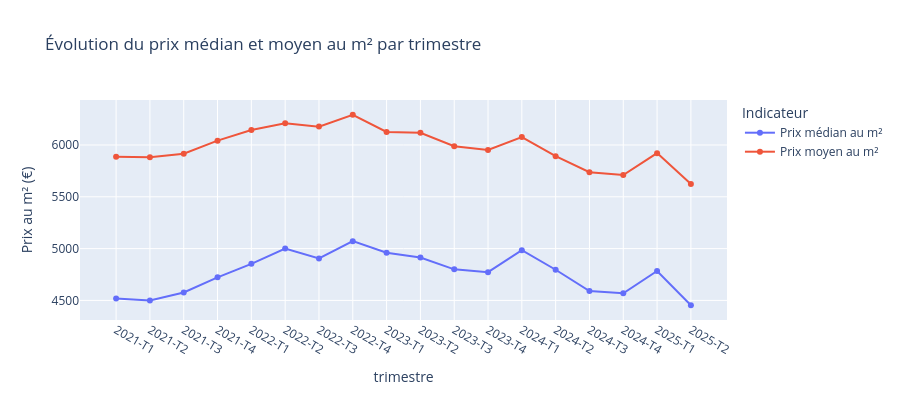
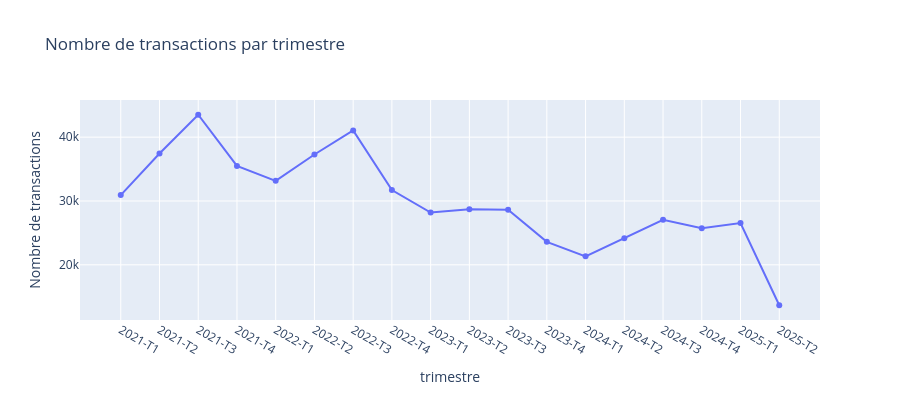

The cell these charts' notebook holds for them, in order:
### Markdown cell above
#### Evolution du prix au mètre carré par trimestre

### Code cell
# Calculer le prix médian et moyen par trimestre
evolution_prix = train.groupby('trimestre')['prix_m2'].agg(['count', 'median', 'mean']).reset_index()
evolution_prix.columns = ['trimestre', 'nombre_transactions', 'prix_median_m2', 'prix_moyen_m2']

# Graphique 1 : Prix médian et moyen au m² par trimestre
fig_prix = go.Figure()
fig_prix.add_trace(go.Scatter(
    x=evolution_prix['trimestre'],
    y=evolution_prix['prix_median_m2'],
    mode='lines+markers',
    name='Prix médian au m²'
))
fig_prix.add_trace(go.Scatter(
    x=evolution_prix['trimestre'],
    y=evolution_prix['prix_moyen_m2'],
    mode='lines+markers',
    name='Prix moyen au m²'
))
fig_prix.update_layout(
    title="Évolution du prix médian et moyen au m² par trimestre",
    xaxis_title="trimestre",
    yaxis_title="Prix au m² (€)",
    hovermode='x unified',
    legend_title='Indicateur',
    height=400,
    font=dict(size=12)
)
fig_prix.show()

# Graphique 2 : Nombre de transactions par trimestre
fig_tx = go.Figure()
fig_tx.add_trace(go.Scatter(
    x=evolution_prix['trimestre'],
    y=evolution_prix['nombre_transactions'],
    mode='lines+markers',
    name='Nombre de transactions'
))
fig_tx.update_layout(
    title="Nombre de transactions par trimestre",
    xaxis_title="trimestre",
    yaxis_title="Nombre de transactions",
    hovermode='x unified',
    height=400,
    font=dict(size=12)
)
fig_tx.show()

### Figure 1 — Plotly figure (JSON) as saved in the notebook; plotly's stock layout.template omitted (floating-point values rounded to 4 significant figures)
{"data": [{"mode": "lines+markers", "name": "Prix médian au m²", "type": "scatter", "x": ["2021-T1", "2021-T2", "2021-T3", "2021-T4", "2022-T1", "2022-T2", "2022-T3", "2022-T4", "2023-T1", "2023-T2", "2023-T3", "2023-T4", "2024-T1", "2024-T2", "2024-T3", "2024-T4", "2025-T1", "2025-T2"], "y": [4519.0, 4500.0, 4576.0, 4723.0, 4853.0, 5000.0, 4906.0, 5072.0, 4960.0, 4914.0, 4800.0, 4773.0, 4984.0, 4796.0, 4591.0, 4569.0, 4784.0, 4453.0]}, {"mode": "lines+markers", "name": "Prix moyen au m²", "type": "scatter", "x": ["2021-T1", "2021-T2", "2021-T3", "2021-T4", "2022-T1", "2022-T2", "2022-T3", "2022-T4", "2023-T1", "2023-T2", "2023-T3", "2023-T4", "2024-T1", "2024-T2", "2024-T3", "2024-T4", "2025-T1", "2025-T2"], "y": [5886.0, 5881.0, 5916.0, 6042.0, 6145.0, 6210.0, 6177.0, 6292.0, 6126.0, 6119.0, 5987.0, 5952.0, 6076.0, 5892.0, 5737.0, 5710.0, 5921.0, 5624.0]}], "layout": {"font": {"size": 12}, "height": 400, "hovermode": "x unified", "legend": {"title": {"text": "Indicateur"}}, "title": {"text": "Évolution du prix médian et moyen au m² par trimestre"}, "xaxis": {"title": {"text": "trimestre"}}, "yaxis": {"title": {"text": "Prix au m² (€)"}}}}

### Figure 2 — Plotly figure (JSON) as saved in the notebook; plotly's stock layout.template omitted (floating-point values rounded to 4 significant figures)
{"data": [{"mode": "lines+markers", "name": "Nombre de transactions", "type": "scatter", "x": ["2021-T1", "2021-T2", "2021-T3", "2021-T4", "2022-T1", "2022-T2", "2022-T3", "2022-T4", "2023-T1", "2023-T2", "2023-T3", "2023-T4", "2024-T1", "2024-T2", "2024-T3", "2024-T4", "2025-T1", "2025-T2"], "y": [30920, 37430, 43510, 35492, 33159, 37288, 41057, 31722, 28183, 28714, 28633, 23600, 21332, 24171, 27056, 25720, 26545, 13667]}], "layout": {"font": {"size": 12}, "height": 400, "hovermode": "x unified", "title": {"text": "Nombre de transactions par trimestre"}, "xaxis": {"title": {"text": "trimestre"}}, "yaxis": {"title": {"text": "Nombre de transactions"}}}}
